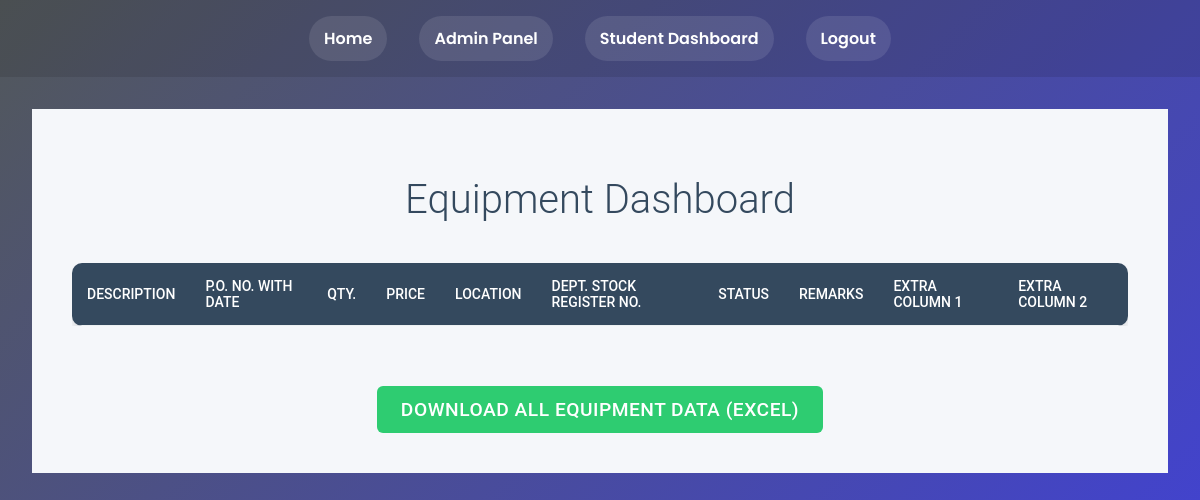
Page /equipment_dashboard (signed in) on the earlier database version.
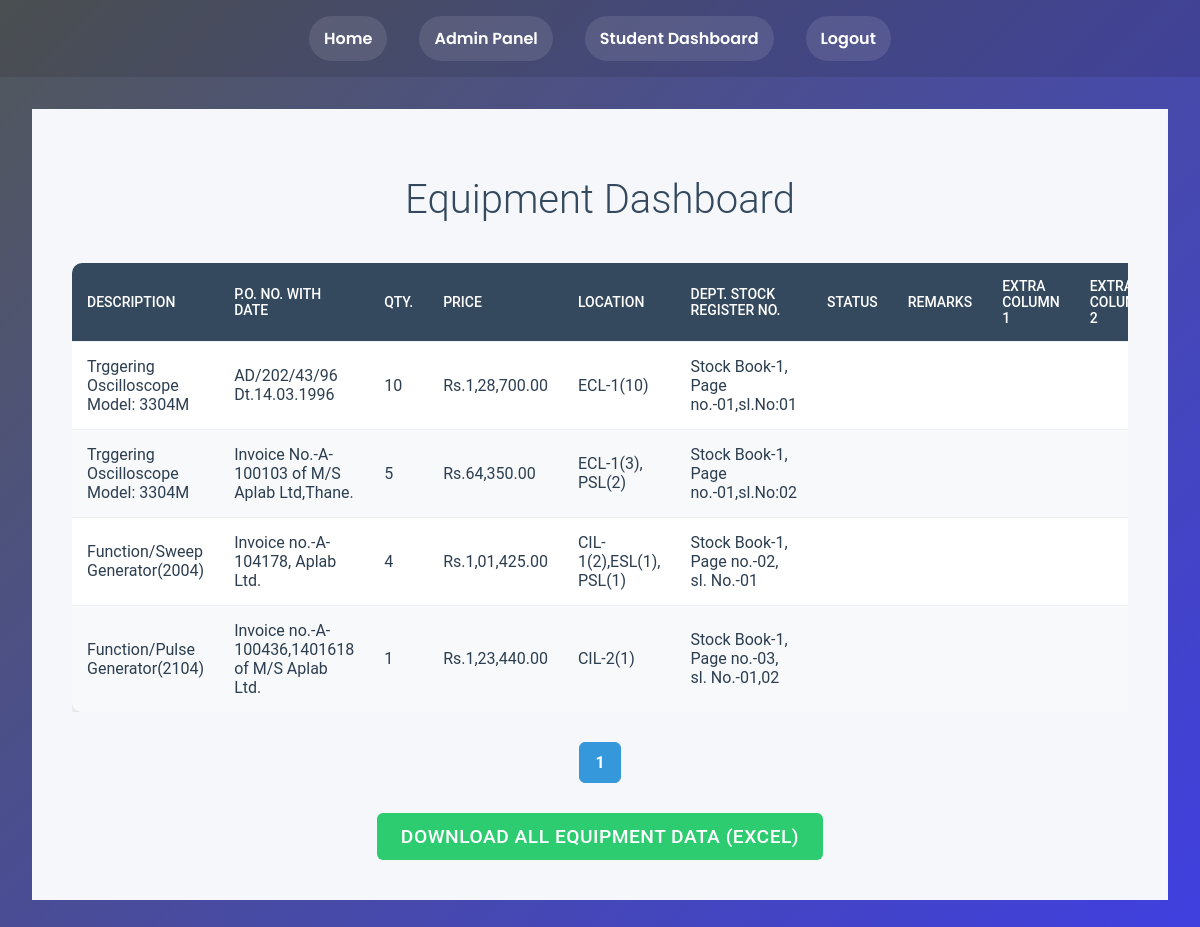
Same page on the later database version.
### models.py (models this page shows)
class Equipment(db.Model):
    id = db.Column(db.Integer, primary_key=True)
    sl_no = db.Column(db.String(20))
    description = db.Column(db.String(200))
    po_no_date = db.Column(db.String(100))
    quantity = db.Column(db.String(20))
    price = db.Column(db.String(50))
    location = db.Column(db.String(100))
    dept_stock_register_no = db.Column(db.String(50))
    status = db.Column(db.String(50))
    remarks = db.Column(db.String(200))
    extra_column1 = db.Column(db.String(100))
    extra_column2 = db.Column(db.String(100))

### routes.py (the view)
@app.route("/equipment_dashboard")
@login_required
def equipment_dashboard():
    if current_user.role not in ['equipment_admin', 'admin', 'pg_student_admin', 'space_admin', 'student', 'super_admin']:
        flash('Access denied. You must be an Equipment Admin, Admin, PG Student Admin, or Space Admin to view this page.', 'danger')
        return redirect(url_for('home'))
    query = Equipment.query
    page = request.args.get('page', 1, type=int)
    equipment_data = query.paginate(page=page, per_page=10)
    show_filters = current_user.role != 'admin'
    return render_template('equipment_dashboard.html',
                           title='Equipment Dashboard',
                           equipment_data=equipment_data,
                           user_role=current_user.role,
                           show_filters=show_filters)

### models.py (called while the page is built)
@login_manager.user_loader
def load_user(user_id):
    return User.query.get(int(user_id))

### templates/equipment_dashboard.html (shortened to what this page needs)
{% extends "layout.html" %}
{% block content %}
<div class="dashboard">
    <h1>Equipment Dashboard</h1>
    <div style="overflow-x: auto;">
        <table>
            <thead>
                <tr>
                    <th>Description</th>
                    <th>P.O. No. with Date</th>
                    <th>Qty.</th>
                    <th>Price</th>
                    <th>Location</th>
                    <th>Dept. Stock Register No.</th>
                    <th>Status</th>
                    <th>Remarks</th>
                    <th>Extra Column 1</th>
                    <th>Extra Column 2</th>
                </tr>
            </thead>
            <tbody>
                {% for equipment in equipment_data.items %}
                <tr>
                    <td>{{ equipment.description }}</td>
                    <td>{{ equipment.po_no_date }}</td>
                    <td>{{ equipment.quantity }}</td>
                    <td>{{ equipment.price }}</td>
                    <td>{{ equipment.location }}</td>
                    <td>{{ equipment.dept_stock_register_no }}</td>
                    <td>{{ equipment.status }}</td>
                    <td>{{ equipment.remarks }}</td>
                    <td>{{ equipment.extra_column1 }}</td>
                    <td>{{ equipment.extra_column2 }}</td>
                </tr>
                {% endfor %}
            </tbody>
        </table>
    </div>
    <nav aria-label="Page navigation">
        <ul class="pagination">
            {% for page_num in equipment_data.iter_pages(left_edge=1, right_edge=1, left_current=1, right_current=2) %}
                {% if page_num %}
                    {% if equipment_data.page == page_num %}
                        <li class="page-item active">
                            <a class="page-link" href="{{ url_for('equipment_dashboard', page=page_num, search_query=search_query, status_filter=status_filter) }}">{{ page_num }}</a>
                        </li>
                    {% else %}
                        <li class="page-item">
                            <a class="page-link" href="{{ url_for('equipment_dashboard', page=page_num, search_query=search_query, status_filter=status_filter) }}">{{ page_num }}</a>
                        </li>
                    {% endif %}
                {% else %}
                    <li class="page-item disabled">
                        <span class="page-link">...</span>
                    </li>
                {% endif %}
            {% endfor %}
        </ul>
    </nav>
    <div class="action-buttons">
        {% if current_user.role == 'space_admin' or current_user.role == 'admin' or current_user.role == 'pg_student_admin' %}
        <a href="{{ url_for('download_all_equipment_data') }}" class="btn btn-success">Download All Equipment Data (Excel)</a>
        {% elif current_user.role == 'equipment_admin' or current_user.role == 'super_admin'%}
        <a href="{{ url_for('download_filtered_equipment_data', search_query=search_query, status_filter=status_filter) }}" class="btn btn-success">Download Filtered Data (Excel)</a>
        <a href="{{ url_for('equipment_admin_panel') }}" class="btn btn-primary">View Equipment Admin Panel</a>
        {% endif %}
    </div>
</div>
{% endblock content %}

### templates/layout.html (shortened to what this page needs)
<!DOCTYPE html>
<html lang="en">
<head>
    <link rel="stylesheet" href="{{ url_for('static', filename='css/styles.css') }}">
    <link rel="stylesheet" href="https://cdnjs.cloudflare.com/ajax/libs/font-awesome/5.15.3/css/all.min.css">
</head>
<body>
    <header>
        <nav>
            <ul>
                <li><a href="{{ url_for('home') }}">Home</a></li>
                {% if current_user.is_authenticated %}
                    {% if current_user.role == 'student' %}
                        <li><a href="{{ url_for('student_dashboard') }}">Student Dashboard</a></li>
                    {% elif current_user.role == 'admin' %}
                        <li><a href="{{ url_for('admin_panel') }}">Admin Panel</a></li>
                        <li><a href="{{ url_for('student_dashboard') }}">Student Dashboard</a></li>
                    {% elif current_user.role == 'teaching_assistant' %}
                        <li><a href="{{ url_for('teaching_assistant_dashboard') }}">TA Dashboard</a></li>
                    {% endif %}
                    <li><a href="{{ url_for('logout') }}">Logout</a></li>
                {% else %}
                    <li><a href="{{ url_for('login') }}">Login</a></li>
                    <li><a href="{{ url_for('register') }}">Register</a></li>
                {% endif %}
            </ul>
        </nav>
    </header>
    <main>
        {% block content %}{% endblock %}
    </main>
</body>
</html>

### static/css/styles.css (style rules this page uses)
body { background: linear-gradient(135deg, #52585a 0%, #1313d9cf 100%); color: #ffffff; font-family: 'Poppins', sans-serif; margin: 0; padding: 0; min-height: 100vh; display: flex; flex-direction: column; }
header { background-color: rgba(0, 0, 0, 0.1); padding: 1rem 0; }
nav ul { list-style-type: none; padding: 0; margin: 0; display: flex; justify-content: center; }
nav ul li { margin: 0 1rem; position: relative; transition: all 0.3s ease; }
nav ul li a { color: #ffffff; text-decoration: none; font-weight: 600; transition: all 0.3s ease; padding: 10px 15px; border-radius: 25px; background-color: rgba(255, 255, 255, 0.1); display: inline-block; }
nav ul li::after { content: ''; position: absolute; width: 0; height: 2px; background-color: #FFD93D; bottom: -5px; left: 50%; transform: translateX(-50%); transition: width 0.3s ease; }
main { flex-grow: 1; padding: 2rem; max-width: 1200px; margin: 0 auto; width: 100%; box-sizing: border-box; }
.btn { display: inline-block; padding: 15px 40px; margin: 0 15px; border-radius: 50px; font-size: 1.2rem; font-weight: bold; text-decoration: none; transition: all 0.3s ease; text-transform: uppercase; letter-spacing: 1px; }

### templates/equipment_dashboard.html (style rules this page uses)
.dashboard { font-family: 'Roboto', Arial, sans-serif; background-color: #f5f7fa; padding: 40px; color: #2c3e50; }
h1 { color: #34495e; text-align: center; margin-bottom: 40px; font-weight: 300; font-size: 2.5em; }
.btn { padding: 12px 24px; border: none; border-radius: 6px; cursor: pointer; transition: all 0.3s ease; font-weight: 500; text-transform: uppercase; letter-spacing: 0.5px; }
.btn-success { background-color: #2ecc71; color: white; }
table { width: 100%; border-collapse: separate; border-spacing: 0; background-color: white; box-shadow: 0 4px 6px rgba(0,0,0,0.1); border-radius: 10px; overflow: hidden; }
th, td { padding: 15px; text-align: left; border-bottom: 1px solid #ecf0f1; }
th { background-color: #34495e; color: white; font-weight: 500; text-transform: uppercase; font-size: 14px; }
tr:last-child td { border-bottom: none; }
tr:nth-child(even) { background-color: #f8f9fa; }
.pagination { display: flex; justify-content: center; list-style: none; padding: 0; margin-top: 30px; }
.page-item { margin: 0 5px; }
.page-link { padding: 10px 15px; border: 1px solid #bdc3c7; color: #3498db; text-decoration: none; border-radius: 6px; background-color: white; transition: all 0.3s ease; }
.page-item.active .page-link, .page-link:hover { background-color: #3498db; color: white; border-color: #3498db; }
.action-buttons { margin-top: 30px; text-align: center; }
.action-buttons .btn { margin: 0 10px; }

Differences in the rows shown:
added Equipment: description "Trggering Oscilloscope Model: 3304M", po_no_date "AD/202/43/96 Dt.14.03.1996", quantity "10", price "Rs.1,28,700.00", location "ECL-1(10)", dept_stock_register_no "Stock Book-1, Page no.-01,sl.No:01"
added Equipment: description "Trggering Oscilloscope Model: 3304M", po_no_date "Invoice No.-A-100103 of M/S Aplab Ltd,Thane.", quantity "5", price "Rs.64,350.00", location "ECL-1(3), PSL(2)", dept_stock_register_no "Stock Book-1, Page no.-01,sl.No:02"
added Equipment: description "Function/Sweep Generator(2004)", po_no_date "Invoice no.-A-104178, Aplab Ltd.", quantity "4", price "Rs.1,01,425.00", location "CIL-1(2),ESL(1), PSL(1)", dept_stock_register_no "Stock Book-1, Page no.-02, sl. No.-01"
added Equipment: description "Function/Pulse Generator(2104)", po_no_date "Invoice no.-A-100436,1401618 of M/S Aplab Ltd.", quantity "1", price "Rs.1,23,440.00", location "CIL-2(1)", dept_stock_register_no "Stock Book-1, Page no.-03, sl. No.-01,02"
Other differences:
new list line: "1"
